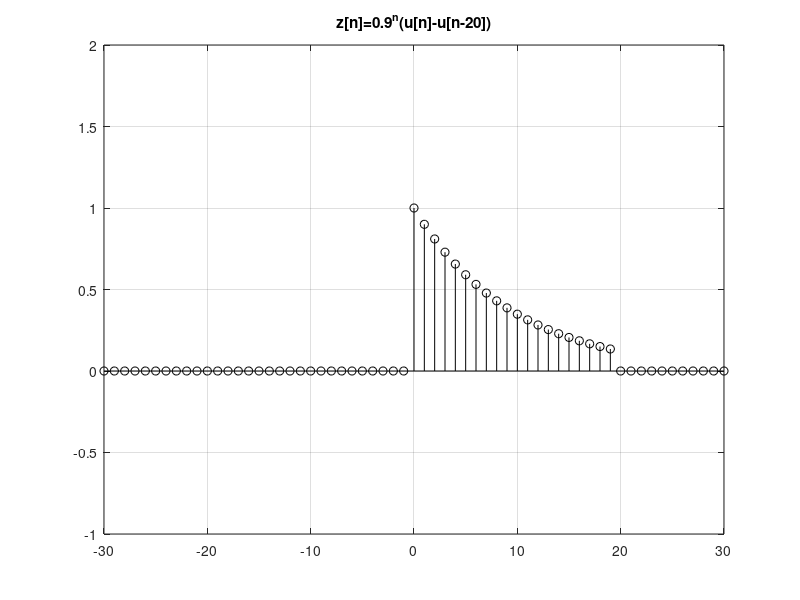

Here is the MATLAB script that generated this plot:
clc
clear all
close all
n=-30:30
u1=[zeros(1,30),ones(1,31)];%u(n)
u2=[zeros(1,50),ones(1,11)];%u(n-20)
z=(0.9.^n).*(u1-u2)
stem(n,z,'k')
grid on
axis([-30 30 -1 2])
title('z[n]=0.9^n(u[n]-u[n-20])')